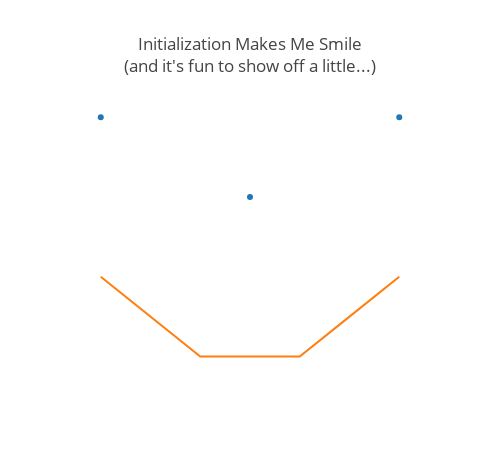

The cell this chart's notebook holds for it:
### Markdown cell above
# Feature Correlations Plot

### Code cell
import math
import numpy as np
import pandas as pd
from IPython.display import display, Markdown, Latex, HTML, IFrame

import chart_studio.plotly as ply
import chart_studio.tools as plytool
import plotly.graph_objs as go
import plotly.offline as plyoff

# plotly initialization
# if using jupyter lab, must have the plotly extension installed: https://github.com/jupyterlab/jupyter-renderers/tree/master/packages/plotly-extension
# jupyter labextension install @jupyterlab/plotly-extension
plyoff.init_notebook_mode(connected=True)
x1 = [1,4,7]; y1 = [7,5,7]
x2 = [1,2,3,4,5,6,7]; y2 = [3,2,1,1,1,2,3]
plyoff.iplot(go.Figure(data=[go.Scatter({"x":x1, "y":y1, 'mode':'markers'}),
                             go.Scatter({"x":x2, "y":y2, 'mode':'lines'})],
                                        layout=go.Layout(autosize=False,width=500,title="Initialization Makes Me Smile<br>(and it's fun to show off a little...)",
                                                         showlegend=False, xaxis={'showgrid':False, 'showticklabels':False},
                                                         yaxis={'showgrid':False, 'showticklabels':False})))

# plotly authentication - not needed for offline mode
plytool.set_credentials_file(username='', api_key='')

### Figure 1 — Plotly figure (JSON) as saved in the notebook; plotly's stock layout.template omitted (floating-point values rounded to 4 significant figures)
{"data": [{"mode": "markers", "type": "scatter", "uid": "c8f62d00-2b25-4b96-a9ab-fde782322039", "x": [1, 4, 7], "y": [7, 5, 7]}, {"mode": "lines", "type": "scatter", "uid": "b10b53cd-f831-4d87-8f93-160584c3c6bf", "x": [1, 2, 3, 4, 5, 6, 7], "y": [3, 2, 1, 1, 1, 2, 3]}], "layout": {"autosize": false, "height": 450, "showlegend": false, "title": {"text": "Initialization Makes Me Smile<br>(and it's fun to show off a little...)"}, "width": 500, "xaxis": {"autorange": true, "range": [0.5829, 7.417], "showgrid": false, "showticklabels": false, "type": "linear"}, "yaxis": {"autorange": true, "range": [0.6614, 7.433], "showgrid": false, "showticklabels": false, "type": "linear"}}}
